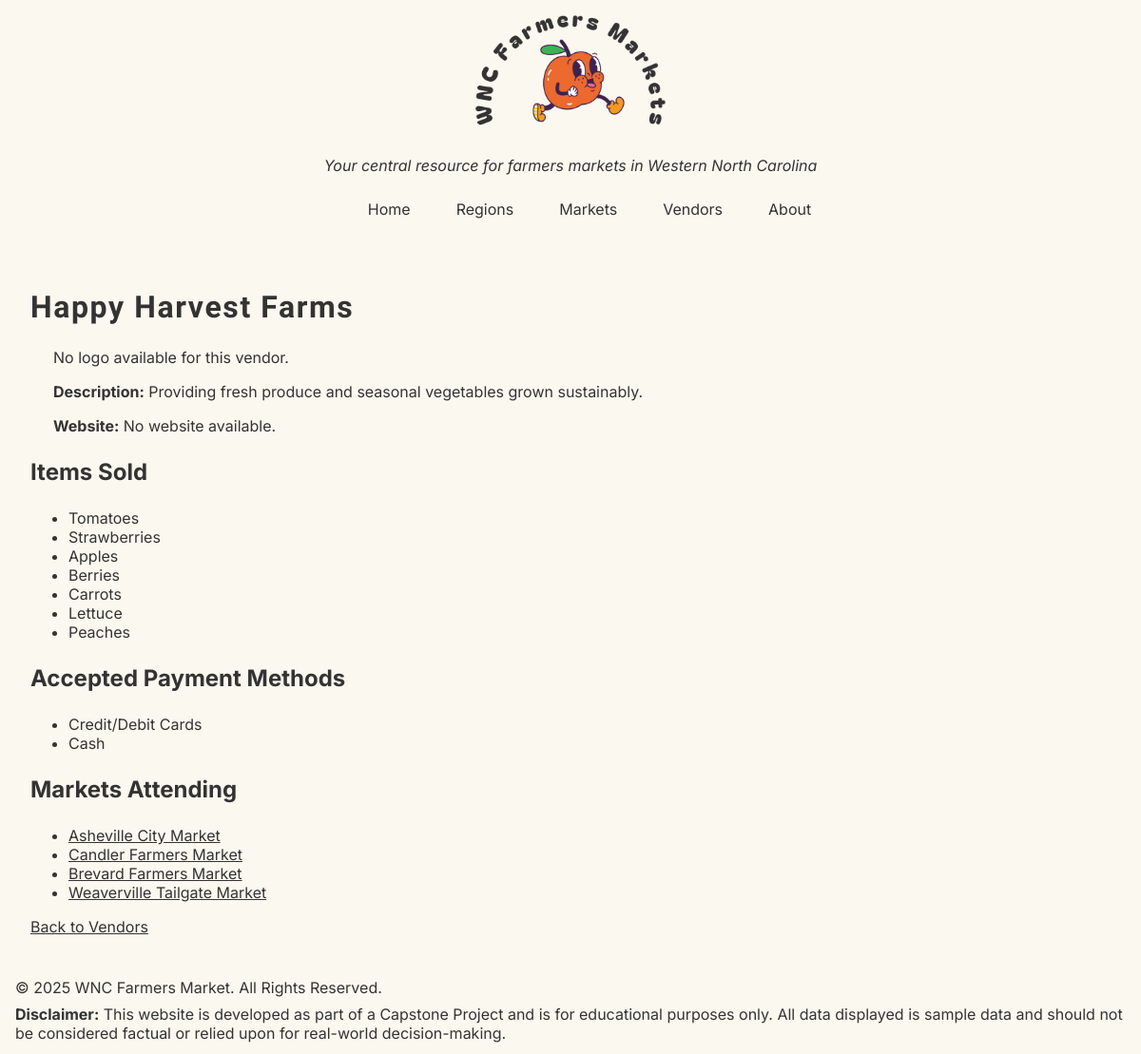
The page /public/vendor-details.php?id=1 on the database its author committed.
### tables this page shows
CREATE TABLE `vendor` (
  `vendor_id` int(11) NOT NULL,
  `vendor_name` varchar(100) NOT NULL,
  `vendor_website` varchar(255) DEFAULT NULL,
  `vendor_logo` varchar(2083) DEFAULT NULL,
  `vendor_description` varchar(255) DEFAULT NULL,
  `status` varchar(20) NOT NULL DEFAULT 'pending'
);

CREATE TABLE `item` (
  `item_id` int(11) NOT NULL,
  `item_name` varchar(100) NOT NULL
);

CREATE TABLE `market` (
  `market_id` int(11) NOT NULL,
  `market_name` varchar(100) NOT NULL,
  `region_id` int(11) NOT NULL,
  `city` varchar(100) NOT NULL,
  `state_id` int(11) NOT NULL,
  `zip_code` varchar(10) DEFAULT NULL,
  `parking_info` varchar(255) DEFAULT NULL,
  `market_open` time NOT NULL DEFAULT '08:00:00',
  `market_close` time NOT NULL DEFAULT '14:00:00'
);

### private/config.php (called while the page is built, shortened)
<?php
spl_autoload_register(function ($class) {
  $baseDir = __DIR__ . '/classes/';
  $file = $baseDir . strtolower($class) . '.class.php';
});

### private/classes/vendor.class.php (called while the page is built, shortened)
<?php
class Vendor extends DatabaseObject
{
  public static function findVendorById($vendor_id)
  {
    $sql = "SELECT vendor_id, vendor_name, vendor_website, vendor_logo, vendor_description, status
            FROM vendor
            WHERE vendor_id = ?";
    $stmt = self::$database->prepare($sql);
    $stmt->execute([$vendor_id]);
    return $stmt->fetch(PDO::FETCH_ASSOC);
  }
  public static function findMarketsByVendor($vendor_id)
  {
    $pdo = DatabaseObject::get_database();
    $sql = "SELECT m.*
          FROM market AS m
          INNER JOIN vendor_market AS vm ON m.market_id = vm.market_id
          WHERE vm.vendor_id = :vendor_id";
    $stmt = $pdo->prepare($sql);
    $stmt->execute([':vendor_id' => $vendor_id]);
    return $stmt->fetchAll(PDO::FETCH_ASSOC);
  }
}

### private/classes/item.class.php (called while the page is built, shortened)
<?php
class Item extends DatabaseObject
{
  public static function findItemsByVendor($vendor_id)
  {
    $sql = "SELECT i.item_id, i.item_name
            FROM item i
            JOIN vendor_item vi ON i.item_id = vi.item_id
            WHERE vi.vendor_id = ?";
    $stmt = self::$database->prepare($sql);
    $stmt->execute([$vendor_id]);
    return $stmt->fetchAll(PDO::FETCH_ASSOC);
  }
}

### private/classes/currency.class.php (called while the page is built, shortened)
<?php
class Currency extends DatabaseObject
{
  public static function findPaymentMethodsByVendor($vendor_id)
  {
    $pdo = self::$database;
    $query = "SELECT c.currency_name
              FROM vendor_currency vc
              JOIN currency c ON vc.currency_id = c.currency_id
              WHERE vc.vendor_id = ?";
    $stmt = $pdo->prepare($query);
    $stmt->execute([$vendor_id]);
    return $stmt->fetchAll(PDO::FETCH_COLUMN);
  }
}

### public/vendor-details.php (the view, shortened to what this page needs)
<?php
require_once('../private/config.php');
$vendor_id = intval($_GET['id']);
$market_id = isset($_GET['market_id']) ? intval($_GET['market_id']) : null;
$vendor = Vendor::findVendorById($vendor_id);
$items = Item::findItemsByVendor($vendor_id);
$payment_methods = Currency::findPaymentMethodsByVendor($vendor_id);
$vendorMarkets = Vendor::findMarketsByVendor($vendor_id);
?>
<!DOCTYPE html>
<html lang="en">
<head>
</head>
<body>
  <main>
    <h1><?= htmlspecialchars($vendor['vendor_name']) ?></h1>
    <div id="vendor-details">
      <?php if (!empty($vendor['vendor_logo'])): ?>
        <img src="<?= htmlspecialchars($vendor['vendor_logo']) ?>" alt="<?= htmlspecialchars($vendor['vendor_name']) ?> Logo" class="vendor-logo">
      <?php else: ?>
        <p>No logo available for this vendor.</p>
      <?php endif; ?>
      <p><strong>Description:</strong>
        <?= !empty($vendor['vendor_description']) ? htmlspecialchars($vendor['vendor_description']) : 'No description available.' ?>
      </p>
      <p><strong>Website:</strong>
        <?php if (!empty($vendor['vendor_website'])): ?>
          <a href="<?= htmlspecialchars($vendor['vendor_website']) ?>" target="_blank">
            <?= htmlspecialchars($vendor['vendor_website']) ?>
          </a>
        <?php else: ?>
          No website available.
        <?php endif; ?>
      </p>
    </div>
    <h2>Items Sold</h2>
    <?php if (!empty($items)): ?>
      <ul>
        <?php foreach ($items as $item): ?>
          <li><?= htmlspecialchars($item['item_name']) ?></li>
        <?php endforeach; ?>
      </ul>
    <?php else: ?>
      <p>No items listed for this vendor.</p>
    <?php endif; ?>
    <h2>Accepted Payment Methods</h2>
    <?php if (!empty($payment_methods)): ?>
      <ul>
        <?php foreach ($payment_methods as $method): ?>
          <li><?= htmlspecialchars($method) ?></li>
        <?php endforeach; ?>
      </ul>
    <?php else: ?>
      <p>No payment methods listed for this vendor.</p>
    <?php endif; ?>
    <h2>Markets Attending</h2>
    <?php if (!empty($vendorMarkets)): ?>
      <ul>
        <?php foreach ($vendorMarkets as $market): ?>
          <li>
            <a href="market-details.php?id=<?= htmlspecialchars($market['market_id']) ?>">
              <?= htmlspecialchars($market['market_name']) ?>
            </a>
          </li>
        <?php endforeach; ?>
      </ul>
    <?php else: ?>
      <p>This vendor is not attending any markets.</p>
    <?php endif; ?>
    <?php if (!empty($market_id)): ?>
      <p><a href="market-details.php?id=<?= htmlspecialchars($market_id) ?>">Back to Market Details</a></p>
    <?php else: ?>
      <p><a href="vendors.php">Back to Vendors</a></p>
    <?php endif; ?>
  </main>
</body>
</html>

### public/css/farmers-market.css (style rules this page uses)
* { box-sizing: border-box; }
body { background-color: #faf8ef; font-family: 'Inter', sans-serif; color: #333; font-size: 16px; margin: 0 auto; }
h1 { color: #333; font-family: 'Bagel Fat One', system-ui; letter-spacing: 0.05em; margin: 0.5rem 0; }
h2, h3, h4 { margin: 0.5rem 0; }
a { color: inherit; padding: 1rem 0; }
main, #seasonal-harvest, noscript { display: flex; flex-direction: column; justify-content: center; margin: 1rem; padding: 1rem; }
main p, #seasonal-harvest p { margin: 0; }
#vendor-details { display: flex; flex-direction: column; justify-content: space-between; margin: 0.5rem 1rem; }
#vendor-details p { padding: 0.5rem; }

### rows shown on the page
vendor: vendor_name "Happy Harvest Farms", vendor_description "Providing fresh produce and seasonal vegetables grown sustainably."
item: item_name "Tomatoes"
item: item_name "Strawberries"
item: item_name "Apples"
item: item_name "Berries"
item: item_name "Carrots"
item: item_name "Lettuce"
item: item_name "Peaches"
market: market_name "Asheville City Market"
market: market_name "Candler Farmers Market"
market: market_name "Brevard Farmers Market"
market: market_name "Weaverville Tailgate Market"

### other values the page prints
$method "Credit/Debit Cards"
$method "Cash"
